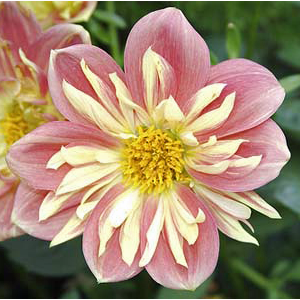
%> input picture stanford_cs131/HW0/HW0_out/flower.bmp, 300 x 300 px
$ octave svdCompression.m   (GNU Octave 9; MATLAB toolbox functions it lacks are replaced by stand-ins)
%> lines starting %> are read from the running program, lines starting %| are printed output that depends on the picture
pkg load image;

clc;
clear all;
close all;

img = imread('flower.bmp');
%> img is the input picture: size 300x300x3 uint8; mean R, G, B 162.5, 137.8, 110.2
img = double(rgb2gray(img));
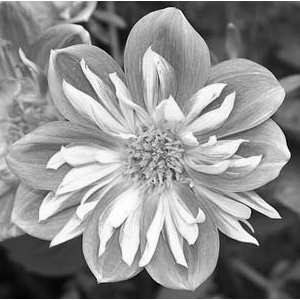
%> img: size 300x300 double; min 0, max 255, mean 142

[U, S, V] = svd(img);
top10Singulars = diag(S)(1 : 10);
%> top10Singulars = [44671.6; 6623; 5165.8; 3874.7; 3328.4; 3068.9; 2852.6; 2773.4; 2651; 2455.3]
fprintf('Top 10 singular values are: %d\n', top10Singulars);
%| Top 10 singular values are: 44671.6
%| Top 10 singular values are: 6622.97
%| Top 10 singular values are: 5165.77
%| Top 10 singular values are: 3874.66
%| Top 10 singular values are: 3328.37
%| Top 10 singular values are: 3068.85
%| Top 10 singular values are: 2852.64
%| Top 10 singular values are: 2773.35
%| Top 10 singular values are: 2651
%| Top 10 singular values are: 2455.27

% plot the top 10 Singulars
figure(1);
plot(S);
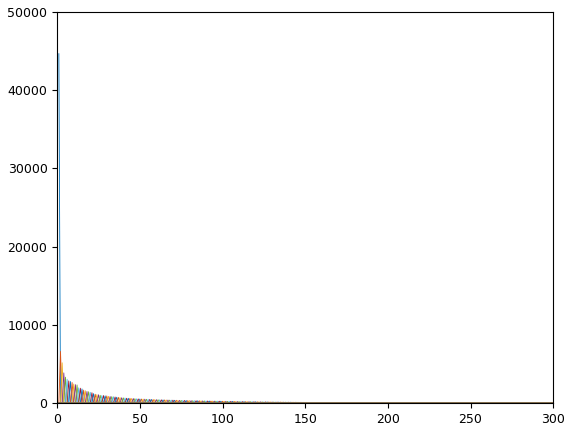
%> figure redrawn from the program's plot data; curve peaks at x = 1, y = 44671.6; curve peaks at x = 2, y = 6623; curve peaks at x = 3, y = 5165.8; curve peaks at x = 4, y = 3874.7

% reconstruct the image
svdImage = U * S * V';

% reconstruct the image with k = 10;
k = 10;
svdImage10 = U(:, 1 : k) * S(1 : k, 1 : k) * V(:, 1 : k)';

% reconstruct the image with k = 50;
k = 50;
svdImage50 = U(:, 1 : k) * S(1 : k, 1 : k) * V(:, 1 : k)';

% reconstruct the image with k = 100;
k = 100;
svdImage100 = U(:, 1 : k) * S(1 : k, 1 : k) * V(:, 1 : k)';

% show the images
figure(2);
subplot(3, 2, 1);
subimage(uint8(img));
set(gca,'xticklabel',[])
set(gca,'yticklabel',[])
title('original')

subplot(3, 2, 2);
subimage(uint8(svdImage));
set(gca,'xticklabel',[])
set(gca,'yticklabel',[])
title('svd reconstruction');

subplot(3, 2, 3);
subimage(uint8(svdImage10));
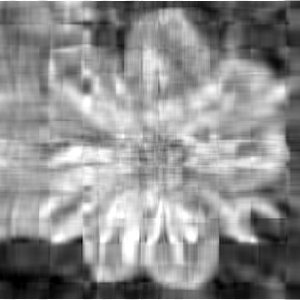
%> displayed picture: size 300x300, on the screen's scale of 0 to 255; min 0, max 255, mean 141.9
set(gca,'xticklabel',[])
set(gca,'yticklabel',[])
title('k = 10');

subplot(3, 2, 4);
subimage(uint8(svdImage50));
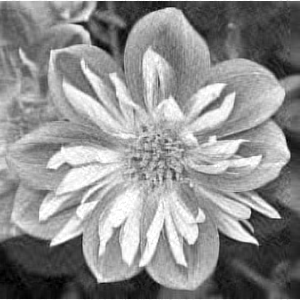
%> displayed picture: size 300x300, on the screen's scale of 0 to 255; min 0, max 255, mean 142; mean of the top-left, top-right, bottom-left and bottom-right quarters 150, 137, 146.2, 134.7
set(gca,'xticklabel',[])
set(gca,'yticklabel',[])
title('k = 50');

subplot(3, 2, 5);
subimage(uint8(svdImage100));
set(gca,'xticklabel',[])
set(gca,'yticklabel',[])
title('k = 100');

$ run again, with stanford_cs131/HW0/HW0_out/buoys.jpg saved as stanford_cs131/HW0/HW0_out/flower.bmp
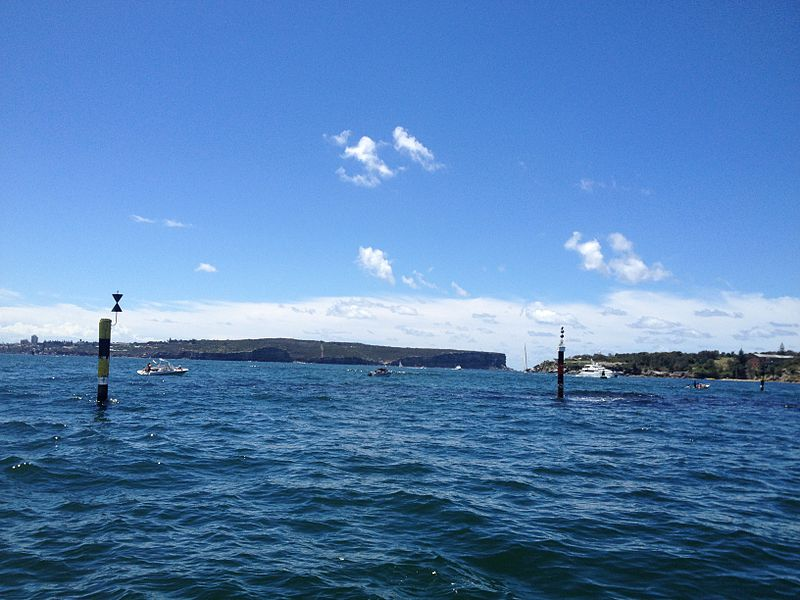
%> input picture stanford_cs131/HW0/HW0_out/buoys.jpg, 800 x 600 px
%> img is the input picture: size 600x800x3 uint8; mean R, G, B 84.5, 128.5, 180.2
%> img: size 600x800 double
%> top10Singulars = [90140.2; 7225.4; 4334.3; 3455.6; 3310.1; 2920.5; 2761.2; 2490.5; 2361.9; 2284.2]
%| Top 10 singular values are: 90140.2
%| Top 10 singular values are: 7225.36
%| Top 10 singular values are: 4334.26
%| Top 10 singular values are: 3455.65
%| Top 10 singular values are: 3310.15
%| Top 10 singular values are: 2920.51
%> (further printed lines are left out)
%> `plot(S);`:
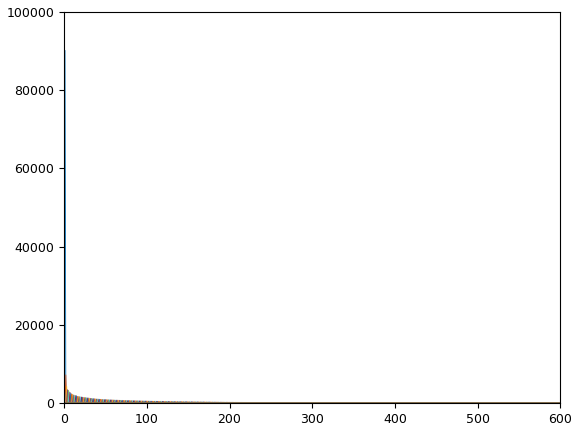
%> figure redrawn from the program's plot data; curve peaks at x = 1, y = 90140.2; curve peaks at x = 2, y = 7225.4; curve peaks at x = 3, y = 4334.3; curve peaks at x = 4, y = 3455.6
%> `subimage(uint8(svdImage10));`:
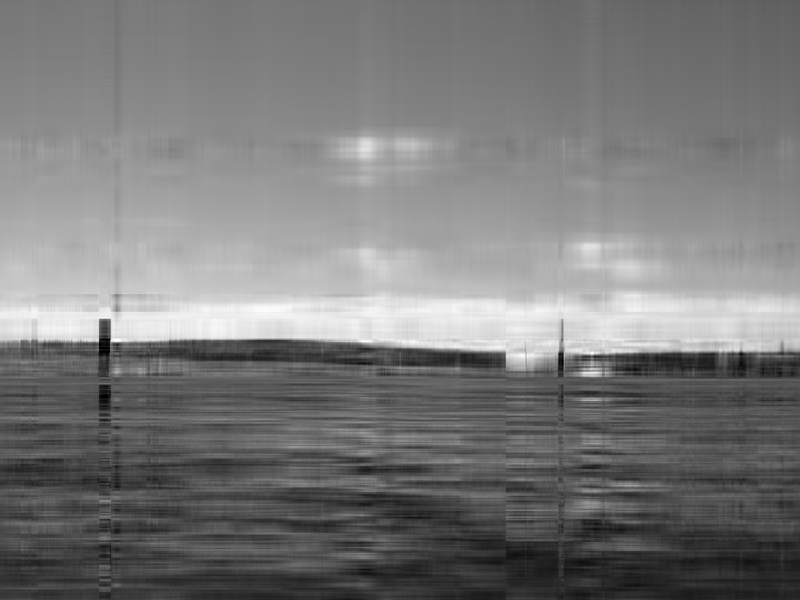
%> displayed picture: size 600x800, on the screen's scale of 0 to 255; min 0, max 255, mean 121.3; mean of the top-left, top-right, bottom-left and bottom-right quarters 151.1, 136.5, 99.3, 98.1
